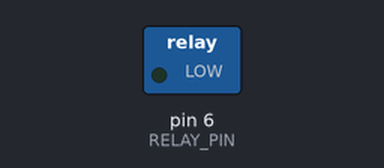
This sketch was run on a simulated Arduino Uno, built with avr-gcc and run on an emulated ATmega328P. Shown: switched loads named in the sketch (green lamp = pin HIGH).

Above: at 1.0 s.
At 7.0 s:
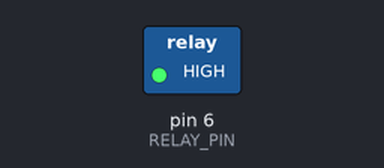
Timing chart, 0 to 9.2 s (numbered marks = the images above):
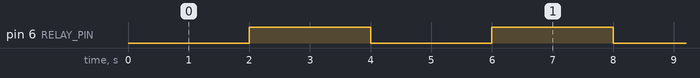

The sketch:

relay_noblock.ino
```cpp
/**
 * @file relay_noblock.ino
 * @brief 继电器控制主程序（非阻塞方式）
 * @details 使用millis()实现非阻塞延时，继电器每2秒切换一次状态
 *          非阻塞方式不会阻塞其他代码执行，可以同时处理多个任务
 */

#include "relay.h"

unsigned long last_time = 0;     // 记录上次状态切换的时间戳（毫秒）
const long interval = 2000;      // 状态切换间隔（毫秒），这里是2秒
uint8_t relay_sta = RELAY_OFF;   // 继电器当前状态，初始为断开

/**
 * @brief 初始化函数
 * @details 只执行一次，初始化继电器模块
 */
void setup()
{
    relay_init();  // 调用继电器初始化函数
}

/**
 * @brief 主循环函数
 * @details 使用非阻塞方式实现继电器定时切换
 *          使用millis()获取当前时间，判断是否需要切换状态
 *          优点：不会阻塞程序，可以在loop()中添加其他代码
 */
void loop()
{
    unsigned long now = millis(); // 获取当前运行时间（毫秒）

    // 判断是否达到切换时间间隔
    if (now - last_time >= interval)
    {
        last_time = now;           // 更新上次切换时间
        relay_sta = !relay_sta;    // 翻转继电器状态（0变1，1变0）
        relay_ctrl(relay_sta);     // 应用新状态到继电器
    }
    // 这里可以添加其他代码，不会被delay阻塞
}
```

relay.cpp
```cpp
/**
 * @file relay.cpp
 * @brief 继电器控制模块实现文件
 * @details 实现继电器初始化和控制功能
 *          可以控制继电器吸合和断开，用于控制大功率设备
 */

#include "relay.h"

/**
 * @brief 继电器初始化函数
 * @details 将继电器控制引脚设置为输出模式，并初始化为断开状态
 *          初始化时继电器处于断开状态，确保安全
 */
void relay_init(void)
{
    pinMode(RELAY_PIN, OUTPUT);         // 设置为输出模式
    digitalWrite(RELAY_PIN, RELAY_OFF); // 初始断开继电器
}

/**
 * @brief 继电器控制函数
 * @param sta 继电器状态：RELAY_ON（吸合）或 RELAY_OFF（断开）
 * @details 通过设置引脚电平来控制继电器状态
 *          - RELAY_ON（HIGH）：继电器吸合，连接负载
 *          - RELAY_OFF（LOW）：继电器断开，切断负载
 */
void relay_ctrl(uint8_t sta)
{
    digitalWrite(RELAY_PIN, sta); // 设置继电器状态
}
```

relay.h
```cpp
/**
 * @file relay.h
 * @brief 继电器控制模块头文件
 * @details 定义继电器控制引脚和状态宏，声明初始化和控制函数
 *          使用GPIO5作为继电器控制引脚
 */

#ifndef __RELAY_H
#define __RELAY_H

#include "Arduino.h"

#define RELAY_PIN  6   // 继电器控制引脚（IN引脚），GPIO6
#define RELAY_ON   HIGH  // 继电器吸合状态（高电平）
#define RELAY_OFF  LOW   // 继电器断开状态（低电平）

void relay_init(void);   // 继电器初始化函数声明
void relay_ctrl(uint8_t sta);  // 继电器控制函数声明

#endif
```

Measured:
- by itself, pin 6 (RELAY_PIN): alternates HIGH for 2.0 s and LOW for 2.0 s
